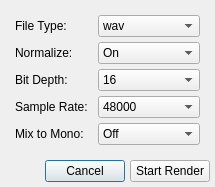
<?xml version="1.0" encoding="UTF-8"?>
<ui version="4.0">
 <class>RenderWindow</class>
 <widget class="QDialog" name="RenderWindow">
  <property name="geometry">
   <rect>
    <x>0</x>
    <y>0</y>
    <width>333</width>
    <height>217</height>
   </rect>
  </property>
  <property name="sizePolicy">
   <sizepolicy hsizetype="Preferred" vsizetype="Minimum">
    <horstretch>0</horstretch>
    <verstretch>0</verstretch>
   </sizepolicy>
  </property>
  <property name="windowTitle">
   <string>Render Audio</string>
  </property>
  <layout class="QVBoxLayout" name="verticalLayout">
   <property name="spacing">
    <number>5</number>
   </property>
   <property name="sizeConstraint">
    <enum>QLayout::SetFixedSize</enum>
   </property>
   <property name="leftMargin">
    <number>5</number>
   </property>
   <property name="topMargin">
    <number>5</number>
   </property>
   <property name="rightMargin">
    <number>5</number>
   </property>
   <property name="bottomMargin">
    <number>5</number>
   </property>
   <item>
    <widget class="QWidget" name="container" native="true">
     <property name="sizePolicy">
      <sizepolicy hsizetype="Preferred" vsizetype="Minimum">
       <horstretch>0</horstretch>
       <verstretch>0</verstretch>
      </sizepolicy>
     </property>
     <layout class="QFormLayout" name="formLayout_2">
      <property name="horizontalSpacing">
       <number>10</number>
      </property>
      <property name="verticalSpacing">
       <number>5</number>
      </property>
      <property name="leftMargin">
       <number>10</number>
      </property>
      <property name="topMargin">
       <number>10</number>
      </property>
      <property name="rightMargin">
       <number>10</number>
      </property>
      <property name="bottomMargin">
       <number>10</number>
      </property>
      <item row="0" column="0">
       <widget class="QLabel" name="label_4">
        <property name="text">
         <string>File Type:</string>
        </property>
       </widget>
      </item>
      <item row="0" column="1">
       <widget class="QComboBox" name="fileTypeBox">
        <item>
         <property name="text">
          <string>wav</string>
         </property>
        </item>
       </widget>
      </item>
      <item row="1" column="0">
       <widget class="QLabel" name="label_5">
        <property name="text">
         <string>Normalize:</string>
        </property>
       </widget>
      </item>
      <item row="1" column="1">
       <widget class="QComboBox" name="normalizeBox">
        <item>
         <property name="text">
          <string>On</string>
         </property>
        </item>
        <item>
         <property name="text">
          <string>Off</string>
         </property>
        </item>
       </widget>
      </item>
      <item row="2" column="0">
       <widget class="QLabel" name="label_6">
        <property name="text">
         <string>Bit Depth:</string>
        </property>
       </widget>
      </item>
      <item row="2" column="1">
       <widget class="QComboBox" name="bitDepthBox">
        <item>
         <property name="text">
          <string>16</string>
         </property>
        </item>
        <item>
         <property name="text">
          <string>26</string>
         </property>
        </item>
        <item>
         <property name="text">
          <string>32</string>
         </property>
        </item>
       </widget>
      </item>
      <item row="3" column="0">
       <widget class="QLabel" name="label_7">
        <property name="text">
         <string>Sample Rate:</string>
        </property>
       </widget>
      </item>
      <item row="3" column="1">
       <widget class="QComboBox" name="sampleRateBox">
        <property name="currentIndex">
         <number>4</number>
        </property>
        <item>
         <property name="text">
          <string>8000</string>
         </property>
        </item>
        <item>
         <property name="text">
          <string>11025</string>
         </property>
        </item>
        <item>
         <property name="text">
          <string>16000</string>
         </property>
        </item>
        <item>
         <property name="text">
          <string>44100</string>
         </property>
        </item>
        <item>
         <property name="text">
          <string>48000</string>
         </property>
        </item>
        <item>
         <property name="text">
          <string>88200</string>
         </property>
        </item>
       </widget>
      </item>
      <item row="4" column="0">
       <widget class="QLabel" name="label">
        <property name="text">
         <string>Mix to Mono:</string>
        </property>
       </widget>
      </item>
      <item row="4" column="1">
       <widget class="QComboBox" name="mixToMonoBox">
        <item>
         <property name="text">
          <string>Off</string>
         </property>
        </item>
        <item>
         <property name="text">
          <string>On</string>
         </property>
        </item>
       </widget>
      </item>
     </layout>
    </widget>
   </item>
   <item>
    <layout class="QHBoxLayout" name="horizontalLayout">
     <property name="spacing">
      <number>5</number>
     </property>
     <item>
      <spacer name="horizontalSpacer">
       <property name="orientation">
        <enum>Qt::Horizontal</enum>
       </property>
       <property name="sizeHint" stdset="0">
        <size>
         <width>40</width>
         <height>20</height>
        </size>
       </property>
      </spacer>
     </item>
     <item>
      <widget class="QPushButton" name="cancel">
       <property name="text">
        <string>Cancel</string>
       </property>
      </widget>
     </item>
     <item>
      <widget class="QPushButton" name="startButton">
       <property name="text">
        <string>Start Render</string>
       </property>
      </widget>
     </item>
    </layout>
   </item>
  </layout>
 </widget>
 <resources/>
 <connections/>
</ui>
